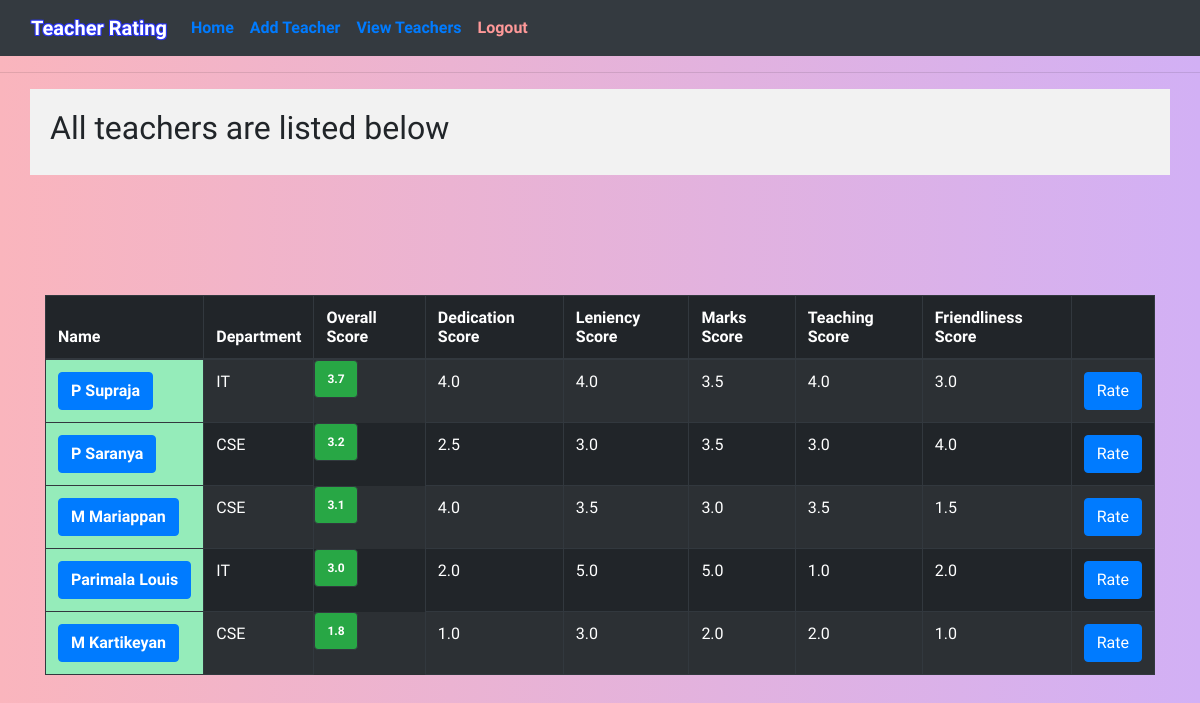
Page /view_teachers (signed in) on the earlier database version.
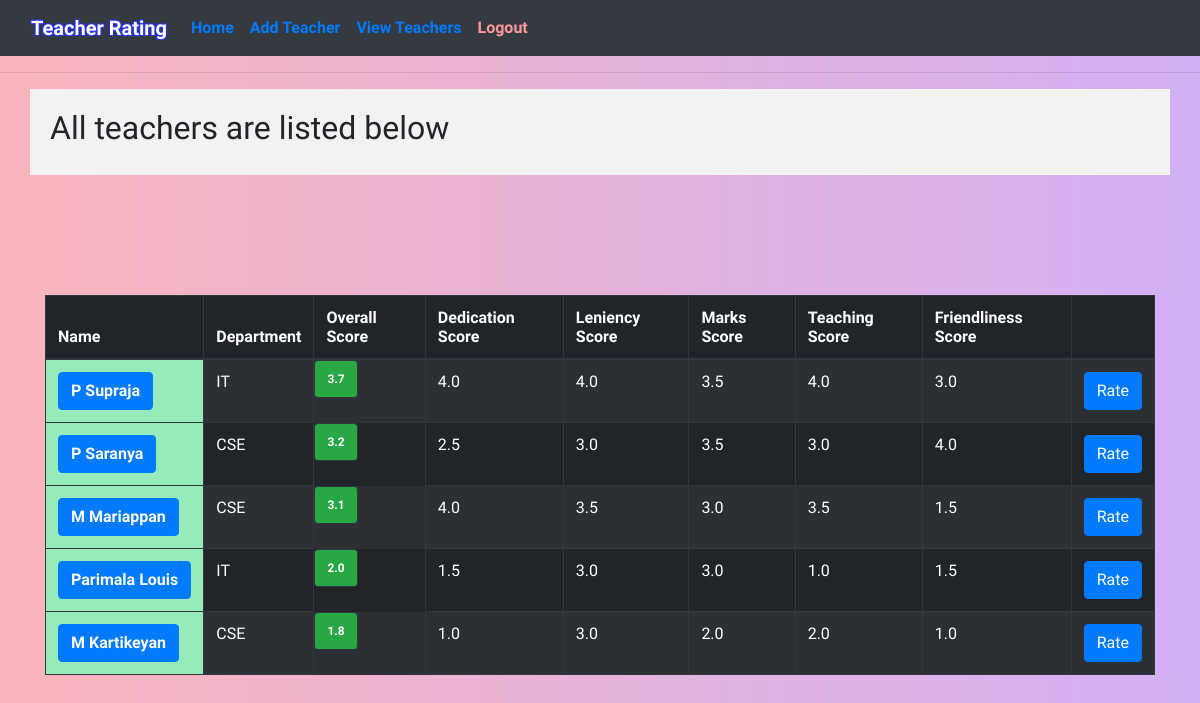
Same page on the later database version.
### app/models.py (models this page shows, shortened)
class Teacher(db.Model):
    id = db.Column(db.Integer, primary_key=True)
    first_name = db.Column(db.String(64), index=True)
    last_name = db.Column(db.String(64), index=True)
    dept = db.Column(db.String(64), index=True)
    overall_score = db.Column(db.Float, default=0.0)
    dedication_score = db.Column(db.Float, default=0.0)
    leniency_score = db.Column(db.Float, default=0.0)
    marks_score = db.Column(db.Float, default=0.0)
    teaching_score = db.Column(db.Float, default=0.0)
    friendliness_score = db.Column(db.Float, default=0.0)
    created_at = db.Column(db.DateTime, index=True, default=datetime.utcnow)
    created_by = db.Column(db.Integer, db.ForeignKey('user.id'))

### app/routes.py (the view)
@app.route('/view_teachers')
@login_required
def view_teachers():
    teachers = Teacher.query.order_by(Teacher.overall_score.desc()).all()
    if(len(teachers)):
        return render_template('view_teachers.html', title="Teachers", teachers=teachers)
    flash('No teachers added. Please add some.')
    return redirect(url_for('add_teacher'))

### app/models.py (called while the page is built)
@login.user_loader
def load_user(id):
    return User.query.get(int(id))

### app/templates/view_teachers.html
{% extends "base.html" %}
{% block content %}
	{% if teachers.error %}
		<h1>No teachers currently. Please add some.</h1>
	{% else %}
<div class="container" style="padding:20px; background-color:#F2F2F2">
	<h2>All teachers are listed below</h2>
</div>
<div class="container">
	<table class="table table-striped table-bordered table-hover table-dark col-md-6 table-condensed">
		<thead>
	        <tr>
	            <th>Name</th>
	            <th>Department</th>
	            <th>Overall Score</th>
	            <th>Dedication Score</th>
	            <th>Leniency Score</th>
	            <th>Marks Score</th>
	            <th>Teaching Score</th>
	            <th>Friendliness Score</th>
	            <th></th>
	        </tr>
	    </thead>
	    <tbody>
		{% for teacher in teachers %}
			<tr>
	            <td style = "background:#95ECBA; color: black;"><a class="btn btn-primary" href="{{ url_for('teacher', teacherId=teacher.id)}}"><b>{{teacher.first_name}} {{teacher.last_name}}</b></a></td>
	            <td>{{teacher.dept}}</td>
	            <td class="badge badge-success">{{teacher.overall_score}}</td>
	            <td>{{teacher.dedication_score}}</td>
	            <td>{{teacher.leniency_score}}</td>
	            <td>{{teacher.marks_score}}</td>
	            <td>{{teacher.teaching_score}}</td>
	            <td>{{teacher.friendliness_score}}</td>
	            <td><a class="btn btn-primary" href="{{ url_for('rate_teacher', teacherId=teacher.id)}}">Rate</a></td>
	        </tr><br>
		{% endfor %}
		</tbody>
	</table>
	{% endif %}
</div>
{% endblock %}

### app/templates/base.html (shortened to what this page needs)
<html>
<head>
  <link rel="stylesheet" href="https://maxcdn.bootstrapcdn.com/bootstrap/4.0.0/css/bootstrap.min.css">
  <link rel="stylesheet" href="static/css/styles.css">
</head>
<body>
    <nav class="navbar navbar-expand-sm bg-dark navbar-inverse">
      <div class="container-fluid">
        <span class="navbar-brand" style="font-weight:bold; text-shadow:
    -1px -1px 0 #2832EF,
    1px -1px 0 #2832EF,
    -1px 1px 0 #2832EF,
    1px 1px 0 #2832EF;   color:white;">Teacher Rating</span>
        <div class="collapse navbar-collapse" id="collapsibleNavbar">
          <ul class="navbar-nav">
            <li class="nav-item"><a class="nav-link" style="font-weight: bold;" href="{{ url_for('index') }}">Home</a></li>
            {% if current_user.is_anonymous %}
              <li class="nav-item"><a class="nav-link" style="font-weight: bold;" href="{{url_for('register') }}">Register</a></li>
              <li class="nav-item"><a class="nav-link" style="font-weight: bold;" href="{{ url_for('login') }}">Login</a></li>
            {% else %}
              <li class="nav-item"><a class="nav-link" style="font-weight: bold;" href="{{ url_for('add_teacher') }}">Add Teacher</a></li>
              <li class="nav-item"><a class="nav-link" style="font-weight: bold;" href="{{ url_for('view_teachers') }}">View Teachers</a></li>
              <ul class="navbar-nav">
                <li class="nav-item" ><a class="nav-link" href="{{ url_for('logout') }}" style="font-weight: bold;color:#FF9999;">Logout</a></li>
              </ul>
            {% endif %}
          </ul>
        </div>
      </div>
    </nav>
      <hr>
      {% block content %}{% endblock %}
</body>
</html>

### app/static/css/styles.css (style rules this page uses)
body { background: -webkit-linear-gradient(left, #FAB5BD, #D2B0F5); font-family: 'Work Sans', serif; }
html { position: relative; min-height: 100%; }
body { margin-bottom: 60px; }

Differences in the rows shown:
changed Teacher "Parimala": overall_score "3.0" → "2.0"; dedication_score "2.0" → "1.5"; leniency_score "5.0" → "3.0"; marks_score "5.0" → "3.0"; friendliness_score "2.0" → "1.5"
